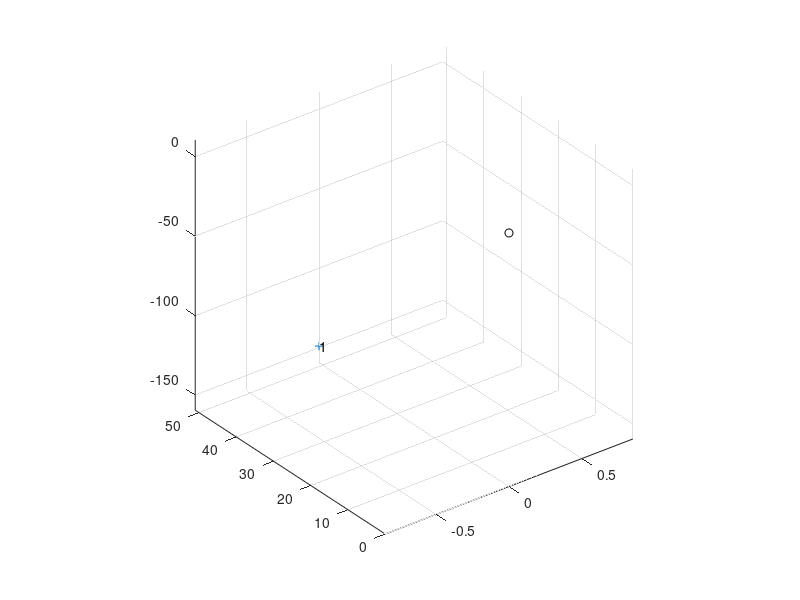

Reproduce this figure in MATLAB.
function [PEAKXYZs,PKTLMAP] = manualmap(tlXYZs,pkXYZ,label)



% [PEAKXYZs,PKTLMAP] = manualmap(tlXYZs,pkXYZ)
%
% Manually map coordinates in the template tlXYZs to peak coordinates
% pkXYZ. To Link: using shift+mouse select a peak or group of peaks and a group of
% contacts in the template, then right click and select link. To delete
% unwanted or spurious peaks: click delete.

offset = [0 50 -150 0];

global PEAKXYZs

global PKTLMAP

if nargin < 3
    label = '';
end

fig = figure;
% ax = gca;

pkXYZ(:,4) = 1;

mx = max(pkXYZ);
tlXYZs(:,4) = 1;

tlXYZs = tlXYZs+repmat(mx.*(offset~=0)+offset,size(tlXYZs,1),1);


PEAKXYZs = pkXYZ;

PKTLMAP = zeros(size(PEAKXYZs,1),1);

setappdata(fig,'tlXYZ',tlXYZs);
setappdata(fig,'pkXYZ',pkXYZ);

setappdata(fig,'activepk',[]);
setappdata(fig,'activetl',[]);

setappdata(fig,'label',label);
setappdata(fig,'plotstereo',false);

draw(fig);
ax = get(fig,'children');

setappdata(fig,'mainax',ax);
set(ax,'ButtonDownFcn',@axcallback);
setappdata(fig,'plothandles',[]);
 


cxm = uicontextmenu;
setappdata(cxm,'parentax',ax);

m1 = uimenu(cxm,'Label','Delete Selected Peaks','Callback',@deletepeaks);
m2 = uimenu(cxm,'Label','Link','Callback',@linkpeaks);
m3 = uimenu(cxm,'Label','Unlink','Callback',@unlinkpeaks);

set(ax,'UIContextMenu',cxm);

uiwait(fig);




%%%%%%%
function draw(fig)
% ----------- SVN REVISION INFO ------------------
% $URL: https://saccade.neurosurgery.uiowa.edu/svn/KovachToolbox/devel/ElectrodeIDtoolbox/manualmap.m $
% $Revision: 401 $
% $Date: 2013-10-28 10:33:55 -0500 (Mon, 28 Oct 2013) $
% $Author: ckovach $
% ------------------------------------------------


global PKTLMAP
global PEAKXYZs

TXY = getappdata(fig,'tlXYZ');
XYZ = PEAKXYZs;

pl = getappdata(fig,'plothandles');
delete(pl(ishandle(pl))), pl = [];

activepk = getappdata(fig,'activepk');
activetl =getappdata(fig,'activetl');
lbl = getappdata(fig,'label');
plst = getappdata(fig,'plotstereo');
if plst
    plotfun = @plotstereo;
else
 plotfun = @plot3;
end
pl = [pl,plotfun(XYZ(:,1),XYZ(:,2),XYZ(:,3),'ko')];

ax = get(pl,'parent');
if iscell(ax),ax=[ax{:}];end

set(ax,'nextplot','add')

% hold off
pl = [pl,plotfun(TXY(:,1),TXY(:,2),TXY(:,3),'+')];

for i = 1:32:size(TXY,1)
    text(TXY(i,1),TXY(i,2),TXY(i,3),sprintf('%i',i))
end


arrayfun(@(ax)grid(ax,'on'),ax)
arrayfun(@(ax)axis(ax,'vis3d'),ax)



% set(pl(1),'zdata',ones(size(TXY,1),1)*(mean(XYZ(:,3))-diff(minmax(XYZ(:,3)))));

% grid on
% axis equal
drawnow

if ~isempty(activepk)
    pl= [pl,plotfun(XYZ(activepk,1),XYZ(activepk,2),XYZ(activepk,3),'r.')];
end
if ~isempty(activetl)
    pl = [pl,plotfun(TXY(activetl,1),TXY(activetl,2),TXY(activetl,3),'r.')];
end

if any(PKTLMAP>0)
    subpk = XYZ(PKTLMAP>0,:);
    subtl = TXY(PKTLMAP(PKTLMAP>0),:);
            
    pl = [pl,plotfun([subpk(:,1),subtl(:,1)]',[subpk(:,2),subtl(:,2)]',[subpk(:,3),subtl(:,3)]','r-')'];

end
setappdata(fig,'plothandles',pl);

set(get(fig,'children'),'ButtonDownFcn',@axcallback);

lbl = getappdata(fig,'label');
title(lbl)

%%%%%%%

function axcallback(ax,e,handles)


fig = get(ax,'parent');

% p1 = get(ax,'currentpoint');
% 
% plhandles = getappdata(fig,'plothandles');
% Xs = get(plhandles,'xdata');
% Ys = get(plhandles,'ydata');
% Zs = get(plhandles,'zdata');
% pkXYZ = cat(2,Xs{1},Ys{1},Zs{1});
% templXYZ = cat(2,Xs{2},Ys{2},Zs{2});
% 
% pkXYZ(:,4) = 1;
% templXYZ(:,4) = 1;
% global PEAKXYZs


switch get(fig,'selectiontype')

%     case 'normal'
      case 'xxx'  %not active, for now
        
       [pkPt, tlPt,mnpk,mntl] = find_near_pt(ax);
       
       if mnpk < mntl
            activept = pkPt;
%             pkactive = true; tlactive = false;
            setappdata(fig,'activepk',activept);
       else
            activetl = tlPt;
%             pkactive = false; tlactive = true;
            setappdata(fig,'activetl',activetl);
       end    
        
        
        
    case 'extend'


%         p2 = get(ax,'currentpoint');
        
       [inpk,intl] = find_within_box(ax);


%         plhandles = getappdata(fig,'plothandles');

        setappdata(fig,'activepk',find(inpk));
        setappdata(fig,'activetl',find(intl));
        draw(fig)

end

    
    
%%%%%% 

function [pkPt, tlPt,mnpk,mntl] = find_near_pt(ax)

global PEAKXYZs

tol = 10;

fig = get(ax,'parent');

p1 = get(ax,'currentpoint');

plhandles = getappdata(fig,'plothandles');
Xs = get(plhandles,'xdata');
Ys = get(plhandles,'ydata');
Zs = get(plhandles,'zdata');


pkXYZ = PEAKXYZs;
templXYZ = getappdata(fig,'tlXYZ');
% templXYZ = cat(1,Xs{2},Ys{2},Zs{2})';
% 
% templXYZ(:,4) = 1;

npks = size(pkXYZ,1);
ncontacts = size(templXYZ,1);

p1(:,4) = 1;


dp1 = diff(p1);
u1 = dp1./sqrt(dp1*dp1');

residmat = eye(4) - u1'*u1;

pkXYZpr = pkXYZ*u1';
pkXYZresid = (pkXYZ - repmat(p1(1,:),npks,1))*residmat;

templXYZpr = templXYZ*u1';
templXYZresid = (templXYZ -repmat(p1(1,:) ,ncontacts,1))*residmat;

dpk = sqrt(sum(pkXYZresid.^2,2));
dtl = sqrt(sum(templXYZresid.^2,2));

[mnpk,pkPt] = min(dpk);
[mntl ,tlPt]= min(dtl);

%%%%%%%%%%

function [inpk,intl] = find_within_box(ax)



global PEAKXYZs

 pkXYZ =PEAKXYZs;
 
fig = get(ax,'parent');
templXYZ = getappdata(fig,'tlXYZ');


p1 = get(ax,'currentpoint');

rect = rbbox;

p2 = get(ax,'currentpoint');

upv = get(ax,'cameraupvector');
upv = upv./sqrt(upv*upv');
upv(4) = 0;


plhandles = getappdata(fig,'plothandles');
% Xs = get(plhandles,'xdata');
% Ys = get(plhandles,'ydata');
% Zs = get(plhandles,'zdata');
% 
% 
% pkXYZ = cat(1,Xs{1},Ys{1},Zs{1});
% templXYZ = cat(1,Xs{2},Ys{2},Zs{2});
% 
% pkXYZ(:,4) = 1;
% templXYZ(:,4) = 1;

npks = size(pkXYZ,1);
ncontacts = size(templXYZ,1);

p1(:,4) = 1;
p2(:,4) = 1;



dp1 = diff(p1);
u1 = dp1./sqrt(dp1*dp1');

p1(1,:) = p1(1,:);
dp12 = (p2(1,:)-p1(1,:))*(eye(4)-u1'*u1);
p2 = p1(1,:)+dp12;

%%% p1 - starting point of box, p2 - ending point, p3 - point at right
%%% angles to the upvector (the lower right corner of the box).
% p3 = p1(1,:) + dp12*(eye(4)-upv'*upv);
p3 = p1(1,:) + dp12*(eye(4)-upv'*upv)*(eye(4)-u1'*u1);
% p4 = p1(1,:) + dp12*upv'*upv;

% u1 = dp1./sqrt(dp1*dp1');


%%% Find transformation from axis space to box-scaled space.
A = [p2(1,:);p3(1,:);p1];
B = [1 1 0 1; 0 1 0 1; 0 0 0 1; 0 0 1 1];

trmat = A\B;

trpk =pkXYZ*trmat;
trtl =templXYZ*trmat;

inpk = all(trpk(:,1:2) > 0 &trpk(:,1:2) < 1,2) ;
intl= all(trtl(:,1:2) > 0 &trtl(:,1:2) < 1,2) ;


%%%%%%%%%
function deletepeaks(h,e,handles)

global PEAKXYZs
global PKTLMAP

ax = getappdata(get(h,'parent'),'parentax');

fig = get(ax,'parent');

% XYZ = getappdata(fig,'pkXYZ');

activepk = getappdata(fig,'activepk');

% XYZ(activepk,:) = [];
PEAKXYZs(activepk,:) = [];
PKTLMAP(activepk) = [];

setappdata(fig,'pkXYZ',PEAKXYZs);
setappdata(fig,'activepk',[]);
% setappdata(ax,'activetl',[]);
set(ax,'nextplot','replace')
draw(fig)

%%%%%%%
function linkpeaks(h,e,handles)

global PKTLMAP
global PEAKXYZs

pkXYZ =PEAKXYZs;

ax = getappdata(get(h,'parent'),'parentax');

fig = get(ax,'parent');

templXYZ = getappdata(fig,'tlXYZ');

activepk = getappdata(fig,'activepk');
% activetl = getappdata(fig,'activetl');

if length(activepk) ~=1 
    setappdata(fig,'activepk',[]);
    return
else

    bdownfun = get(ax,'ButtonDownFcn');
%     bdftemp = @(h,e,hdl) setappdata(h,'dolink',true);
    
    pkxyz = pkXYZ(activepk,:);
    set(gcf,'WindowButtonMotionFcn', @(a,b)plotpos(a,b,pkxyz)); %setting windowButtonMotion Fcn forces update at mouse motion
    
%     setappdata(fig,'dolink',u);
    set(ax,'UserData',[])
    set(gcf,'WindowButtonDownFcn',@(a,b,c) set(ax,'UserData','go'));
    
    waitfor(ax,'UserData','go');
        
    set(ax,'ButtonDownFcn',bdownfun);
    set(gcf,'WindowButtonMotionFcn', []); %setting windowButtonMotion Fcn forces update at mouse motion
    delete(getappdata(fig,'plh'))
    
    [pkPt, tlPt,mnpk,mntl] = find_near_pt(ax);
    tol = 10;
    
    if mntl < tol
        PKTLMAP(activepk) = tlPt;
    end
    
    draw(fig)
    
    
end

%%%%%%%%%%%%%%%%%

function plotpos(fig,e,pkxyz)

ax = getappdata(fig,'mainax');

fig = get(ax,'parent');

cp = get(ax,'currentpoint');

plh = getappdata(fig,'plh');

if isempty(plh) || ~ishandle(plh)
    plh = plot3([pkxyz(1),cp(1,1)],[pkxyz(2),cp(1,2)],[pkxyz(3),cp(1,3)],'r--');
    setappdata(fig,'plh',plh)
else
    set(plh,'xdata',[pkxyz(1),cp(1,1)],'ydata',[pkxyz(2),cp(1,2)],'zdata',[pkxyz(3),cp(1,3)]);
end


%%%%%%%
function unlinkpeaks(h,e,handles)

global PKTLMAP

ax = getappdata(get(h,'parent'),'parentax');

fig = get(ax,'parent');

activepk = getappdata(fig,'activepk');
activetl = getappdata(fig,'activetl');

if length(activepk) ~=1 
    setappdata(fig,'activepk',[]);
    setappdata(fig,'activetl',[]);
    return
else

    PKTLMAP(activepk) = 0;
end

